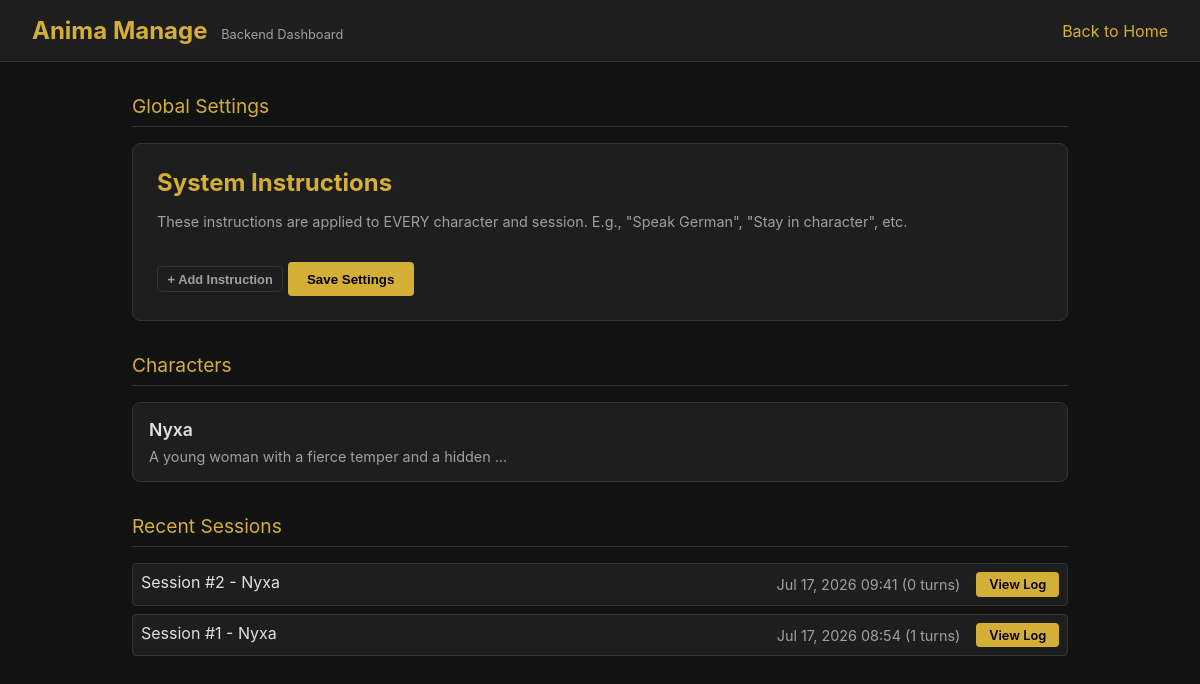
Screenshot of /manage/ with the database file from the repository.
### characters/models.py (models this page shows, shortened)
class Character(models.Model):
    name = models.CharField(max_length=255)
    description = models.TextField()
    personality = models.JSONField(default=dict)  # voice, quirks, kinks, backstory
    traits = models.JSONField(default=dict)       # { "trait_name": 0.5 }
    created_at = models.DateTimeField(auto_now_add=True)
    updated_at = models.DateTimeField(auto_now=True)
    class Meta:
        db_table = 'characters'

### anima_sessions/models.py (models this page shows, shortened)
class Session(models.Model):
    character = models.ForeignKey(
        'characters.Character', on_delete=models.CASCADE, related_name="sessions"
    )
    world = models.ForeignKey(
        'worlds.World', on_delete=models.SET_NULL, null=True, blank=True
    )
    scenario = models.ForeignKey(
        'scenarios.Scenario', on_delete=models.SET_NULL, null=True, blank=True
    )
    summary = models.TextField(blank=True, default="")
    created_at = models.DateTimeField(auto_now_add=True)
    updated_at = models.DateTimeField(auto_now=True)
    turn_count = models.PositiveIntegerField(default=0)
    class Meta:
        db_table = 'sessions'

### web/views.py (the view)
# urls.py: path('manage/', views.manage, name='manage'),
def manage(request):
    characters = Character.objects.prefetch_related('active_traits').all()
    sessions = Session.objects.select_related('character').order_by('-created_at')[:20]
    return render(request, 'web/manage.html', {'characters': characters, 'sessions': sessions})

### web/templates/web/manage.html (shortened to what this page needs)
<!DOCTYPE html>
<html lang="en">
<head>
</head>
<body>
    <header>
        <h1>Anima Manage <span>Backend Dashboard</span></h1>
        <a href="/">Back to Home</a>
    </header>
    <div class="container">
        <div class="section-title">Global Settings</div>
        <div class="editor active" id="globalEditor">
            <h2 style="margin-bottom: 1rem; color: var(--accent);">System Instructions</h2>
            <p style="color: var(--text-secondary); font-size: 0.9rem; margin-bottom: 1rem;">These instructions are applied to EVERY character and session. E.g., "Speak German", "Stay in character", etc.</p>
            <button class="btn btn-outline btn-small" onclick="addGlobalInstruction()">+ Add Instruction</button>
            <button class="btn" onclick="saveGlobalSettings()" style="margin-top: 1rem;">Save Settings</button>
        </div>
        <div class="section-title">Characters</div>
        <div class="char-list" id="charList">
            {% for char in characters %}
            <div class="char-card" onclick="openEditor({{ char.pk }}, '{{ char.name|escapejs }}', '{{ char.description|escapejs }}')">
                <div class="char-name">{{ char.name }}</div>
                <div class="char-desc">{{ char.description|truncatewords:10 }}</div>
            </div>
            {% empty %}
            <div style="color: var(--text-secondary); text-align: center;">No characters found.</div>
            {% endfor %}
        </div>
        <div class="section-title" style="margin-top: 2rem;">Recent Sessions</div>
        <div class="session-list">
            {% for s in sessions %}
            <div class="session-row">
                <div>Session #{{ s.pk }} - {{ s.character.name }}</div>
                <div style="display: flex; gap: 1rem; align-items: center;">
                    <span style="color: var(--text-secondary); font-size: 0.9rem;">{{ s.created_at|date:"M d, Y H:i" }} ({{ s.turn_count }} turns)</span>
                    <a href="/manage/session/{{ s.pk }}/" style="background: var(--accent); color: #000; text-decoration: none; padding: 0.3rem 0.8rem; border-radius: 4px; font-size: 0.8rem; font-weight: 600;">View Log</a>
                </div>
            </div>
            {% empty %}
            <div style="color: var(--text-secondary); text-align: center;">No sessions found.</div>
            {% endfor %}
        </div>
    </div>
</body>
</html>

### web/templates/web/manage.html (style rules this page uses)
:root { --bg-color: #121212; --card-bg: #1e1e1e; --text-primary: #e0e0e0; --text-secondary: #a0a0a0; --accent: #d4af37; --accent-hover: #f3c623; --border: #333; --danger: #e74c3c; --success: #2ecc71; }
* { box-sizing: border-box; margin: 0; padding: 0; }
body { font-family: -apple-system, BlinkMacSystemFont, "Segoe UI", Roboto, Helvetica, Arial, sans-serif; background-color: var(--bg-color); color: var(--text-primary); min-height: 100vh; }
header { padding: 1rem 2rem; border-bottom: 1px solid var(--border); background-color: var(--card-bg); display: flex; justify-content: space-between; align-items: center; }
h1 { font-size: 1.5rem; font-weight: 700; color: var(--accent); }
h1 span { font-size: 0.8rem; color: var(--text-secondary); font-weight: 400; margin-left: 0.5rem; }
.container { padding: 2rem; max-width: 1000px; margin: 0 auto; }
.section-title { font-size: 1.2rem; margin-bottom: 1rem; color: var(--accent); border-bottom: 1px solid var(--border); padding-bottom: 0.5rem; }
.char-list { display: flex; flex-direction: column; gap: 1rem; margin-bottom: 2rem; }
.char-card { background-color: var(--card-bg); border: 1px solid var(--border); padding: 1rem; border-radius: 8px; cursor: pointer; transition: border 0.2s; }
.char-name { font-weight: 600; font-size: 1.1rem; }
.char-desc { color: var(--text-secondary); font-size: 0.9rem; margin-top: 0.5rem; }
.editor { background-color: var(--card-bg); padding: 1.5rem; border-radius: 8px; border: 1px solid var(--border); display: none; margin-bottom: 2rem; }
.editor.active { display: block; }
.btn { padding: 0.6rem 1.2rem; border-radius: 4px; border: none; background-color: var(--accent); color: #000; font-weight: 600; cursor: pointer; }
.btn-outline { background-color: transparent; border: 1px solid var(--border); color: var(--text-secondary); }
.btn-small { padding: 0.3rem 0.6rem; font-size: 0.8rem; }
.session-list { display: flex; flex-direction: column; gap: 0.5rem; }
.session-row { display: flex; justify-content: space-between; padding: 0.5rem; background: var(--card-bg); border-radius: 4px; border: 1px solid var(--border); }
a { color: var(--accent); text-decoration: none; }

### rows the page displays
Character: name "Nyxa", description "A young woman with a fierce temper and a hidden …"

### other values shown
{{ s.pk }} "2"
{{ s.character.name }} "Nyxa"
{{ s.created_at|date:"M d, Y H:i" }} "Jul 17, 2026 09:41"
{{ s.turn_count }} "0"
{{ s.pk }} "1"
{{ s.created_at|date:"M d, Y H:i" }} "Jul 17, 2026 08:54"
{{ s.turn_count }} "1"
